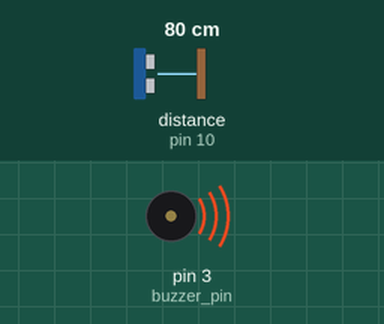
Recording of a sketch running on a simulated Arduino Uno, built with avr-gcc and run on an emulated ATmega328P. On the bench: buzzer (waves = sounding). Wiring (inferred from the names in the program): ultrasonic range finder: trigger pin 9; echo pin 10. The test bench sets the inputs (shaded band); at power-on: distance to the obstacle (sensor on pin 10) 80 cm. The echo pulse lasts 58.3 µs per cm.

Above: at 1.2 s.
1.3 s: distance to the obstacle (sensor on pin 10) set to 6 cm
2.8 s: distance to the obstacle (sensor on pin 10) set to 3 cm
At 3.9 s:
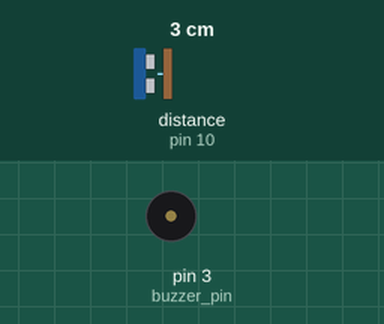
4.3 s: distance to the obstacle (sensor on pin 10) set to 9 cm
At 5.1 s:
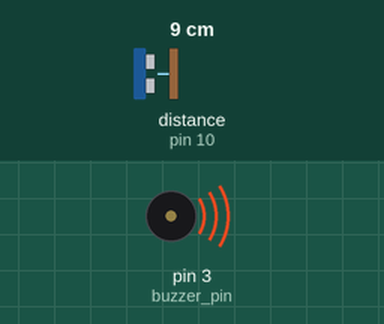
5.8 s: distance to the obstacle (sensor on pin 10) set to 2 cm
At 6.2 s:
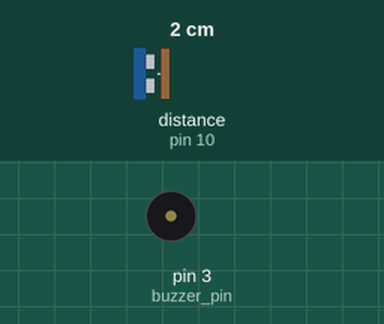
Timing chart, 0 to 8.3 s (numbered marks = the images above; inputs shaded):
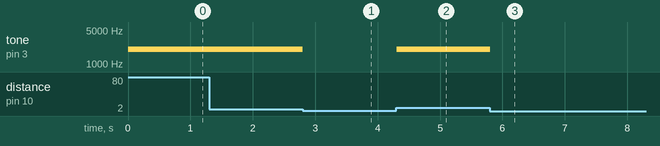

The sketch:

posture_reinforcer.ino
```cpp
#include "config.h"

const int buzzer_pin = 3;
const int transmit_pin = 9;
const int receive_pin = 10;
const double sound_speed = 0.034;//in cm_per_microsec
const long height_from_waist = HEIGHT;//in cm
const double allowed_angle = ((float)PI * (float)ALLOWED_ANGLE) / (float)180;//converting to radians


long threshold_distance;

long travel_time;
long distance;

void setup() {
  threshold_distance = height_from_waist * allowed_angle; //Using small angle approximation
  //Initialize pins
  pinMode(buzzer_pin, OUTPUT);
  pinMode(transmit_pin, OUTPUT);
  pinMode(receive_pin, INPUT);
  //Begin Serial
  Serial.begin(9600);
}

void loop() {
  //Reset the transmit_pin
  digitalWrite(transmit_pin, LOW);
  delayMicroseconds(5);

  //Turn on the transmit_pin for 10 microseconds and then reset
  digitalWrite(transmit_pin, HIGH);
  delayMicroseconds(10);
  digitalWrite(transmit_pin, LOW);

  //Read the travel time (in microseconds)
  travel_time = pulseIn(receive_pin, HIGH);

  //Since sound had to travel the same path twice, back and forth
  distance = travel_time * sound_speed / 2;

  if(distance >= threshold_distance){
      //produce sound of frequency 1000Hz for 300ms
      tone(buzzer_pin, 2000, 300);
    }
  else {
      // become/remain silent
      noTone(buzzer_pin);
    }

  delayMicroseconds(1000);
}
```

config.h
```cpp
#define ALLOWED_ANGLE 5 //in degrees
#define HEIGHT 50 //in cm
```

Measured:
- the behaviour switches between 5 and 4 cm on distance to the obstacle (sensor on pin 10) (found by bisection; images 0 and 1)
- after the input at 1.3 s, every drawn part: stays the same
- after the input at 2.8 s, tone on pin 3 (buzzer_pin): 2000 Hz → silent at once
- after the input at 4.3 s, tone on pin 3 (buzzer_pin): silent → 2000 Hz at once
- after the input at 5.8 s, tone on pin 3 (buzzer_pin): 2000 Hz → silent at once
